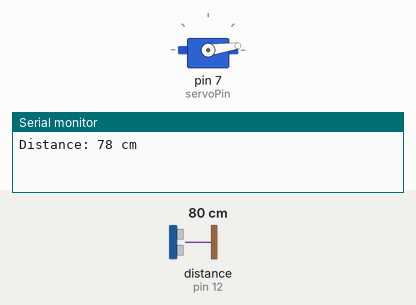
A sketch run on a simulated Arduino Uno, built with avr-gcc and run on an emulated ATmega328P. On the bench: servo, the last lines printed to the serial monitor. Wiring (inferred from the names in the program): ultrasonic range finder: trigger pin 13; echo pin 12. Inputs (shaded band) come from the test bench; at power-on: distance to the obstacle (sensor on pin 12) 80 cm. The echo pulse lasts 58.3 µs per cm. At 6.0 s the program stops and its outputs stay as they are.

Above: at 0.15 s.
At 1.66 s:
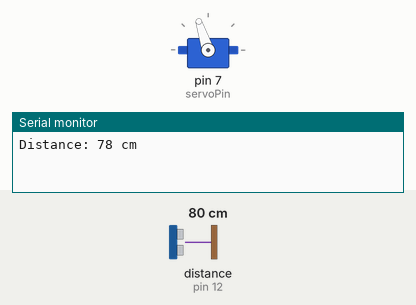
At 3.17 s:
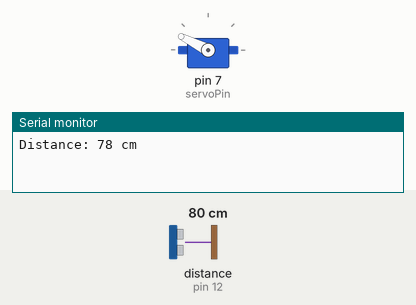
At 6.0 s:
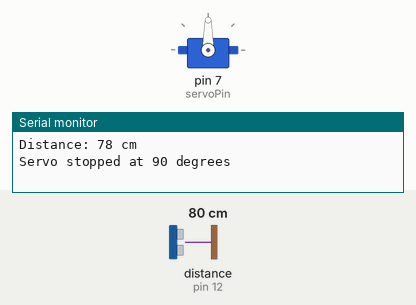
Timing chart, 0 to 7.5 s (numbered marks = the images above):
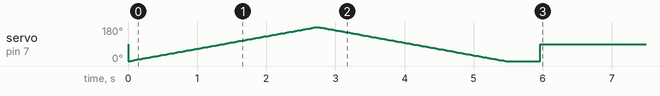

The sketch:

SERVO-HCSR04-COMBINED-10SECOND-CODE-WD4.ino
```cpp
#include <Servo.h>

// Define pins
const int servoPin = 7;
const int trigPin = 13;
const int echoPin = 12;

// Create a Servo object
Servo myServo;

// Define variables for duration and distance
long duration;
int distance;
unsigned long startTime;

void setup() {
  // Attach the servo to the pin
  myServo.attach(servoPin);

  // Set the trigger and echo pins as output and input, respectively
  pinMode(trigPin, OUTPUT);
  pinMode(echoPin, INPUT);

  // Initialize serial communication at 9600 bits per second
  Serial.begin(9600);

  // Record the start time
  startTime = millis();
}

void loop() {
  // Check if 10 seconds have passed
  if (millis() - startTime < 5000) {
    // Measure distance
    measureDistance();

    // Print the distance to the Serial Monitor
    Serial.print("Distance: ");
    Serial.print(distance);
    Serial.println(" cm");

    // Control servo based on distance
    controlServo();

    // Delay before taking the next measurement
    delay(500);
  } else {
    // After 10 seconds, set the servo to 90 degrees and stop
    myServo.write(90);
    Serial.println("Servo stopped at 90 degrees");
    while(1); // This will cause the program to stop here
  }
}

void measureDistance() {
  // Clear the trigPin by setting it LOW
  digitalWrite(trigPin, LOW);
  delayMicroseconds(2);

  // Set the trigPin HIGH for 10 microseconds
  digitalWrite(trigPin, HIGH);
  delayMicroseconds(10);
  digitalWrite(trigPin, LOW);

  // Read the echoPin, and calculate the distance
  duration = pulseIn(echoPin, HIGH);

  // Calculate the distance in centimeters
  distance = duration * 0.034 / 2;
}

void controlServo() {
  // Example: Sweep the servo from 0 to 180 degrees
  for (int pos = 0; pos <= 180; pos += 1) {
    myServo.write(pos); // Set the servo position
    delay(15); // Wait for the servo to reach the position
  }

  // Sweep the servo from 180 to 0 degrees
  for (int pos = 180; pos >= 0; pos -= 1) {
    myServo.write(pos); // Set the servo position
    delay(15); // Wait for the servo to reach the position
  }
}
```
